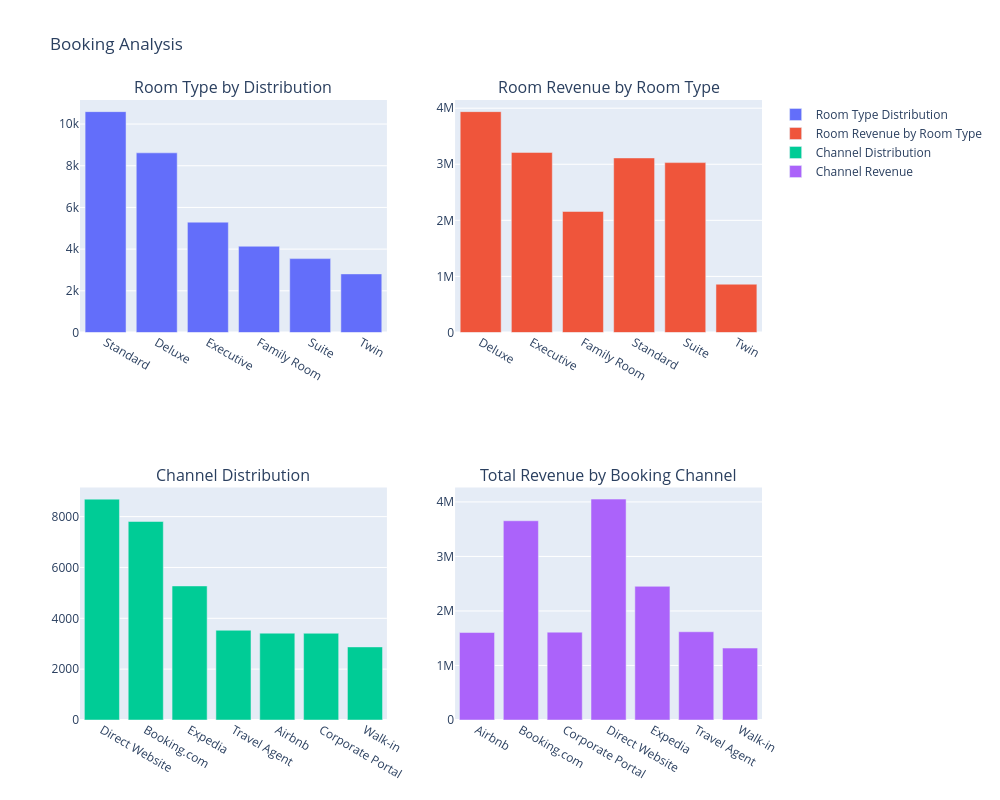

Notebook cell for this chart:
### Code cell
### ROOM TYPE DISTRIBUTION
room_type = booking_detail['room_type'].value_counts().reset_index()
room_type.columns = ['room_type', 'count']
room_type

### ROOM REVENUE BY ROOM TYPE
room_revenue = booking_detail.groupby('room_type')['total_amount'].sum().reset_index()
room_revenue.columns = ['room_type', 'total_revenue']

#### BOOKING CHANNEL DISTRIBUTION
channels = booking_detail['booking_channel'].value_counts().reset_index()
channels

#### BOOKING CHANNEL REVENUE
channel_revenue = booking_detail.groupby('booking_channel')['total_amount'].sum().reset_index()
channel_revenue

fig = make_subplots(rows=2, cols=2, subplot_titles=('Room Type by Distribution', 'Room Revenue by Room Type','Channel Distribution','Total Revenue by Booking Channel'))
fig.add_trace(go.Bar(x=room_type['room_type'], y=room_type['count'], name='Room Type Distribution'), row=1, col=1)
fig.add_trace(go.Bar(x=room_revenue['room_type'], y=room_revenue['total_revenue'], name='Room Revenue by Room Type'), row=1, col=2)
fig.add_trace(go.Bar(x=channels['booking_channel'], y=channels['count'], name='Channel Distribution'), row=2, col=1)
fig.add_trace(go.Bar(x=channel_revenue['booking_channel'], y=channel_revenue['total_amount'], name='Channel Revenue'), row=2, col=2)

fig.update_layout(title_text='Booking Analysis', height=800, width=1000)
fig.show()

### Figure 1 — Plotly figure (JSON) as saved in the notebook; plotly's stock layout.template omitted (floating-point values rounded to 4 significant figures)
{"data": [{"name": "Room Type Distribution", "type": "bar", "x": ["Standard", "Deluxe", "Executive", "Family Room", "Suite", "Twin"], "xaxis": "x", "y": [10596, 8619, 5293, 4137, 3544, 2811], "yaxis": "y"}, {"name": "Room Revenue by Room Type", "type": "bar", "x": ["Deluxe", "Executive", "Family Room", "Standard", "Suite", "Twin"], "xaxis": "x2", "y": [3939000.0, 3211000.0, 2158000.0, 3113000.0, 3030000.0, 861100.0], "yaxis": "y2"}, {"name": "Channel Distribution", "type": "bar", "x": ["Direct Website", "Booking.com", "Expedia", "Travel Agent", "Airbnb", "Corporate Portal", "Walk-in"], "xaxis": "x3", "y": [8688, 7808, 5273, 3529, 3416, 3411, 2875], "yaxis": "y3"}, {"name": "Channel Revenue", "type": "bar", "x": ["Airbnb", "Booking.com", "Corporate Portal", "Direct Website", "Expedia", "Travel Agent", "Walk-in"], "xaxis": "x4", "y": [1605000.0, 3654000.0, 1611396, 4051000.0, 2452000.0, 1619000.0, 1319000.0], "yaxis": "y4"}], "layout": {"annotations": [{"font": {"size": 16}, "showarrow": false, "text": "Room Type by Distribution", "x": 0.225, "xanchor": "center", "xref": "paper", "y": 1, "yanchor": "bottom", "yref": "paper"}, {"font": {"size": 16}, "showarrow": false, "text": "Room Revenue by Room Type", "x": 0.775, "xanchor": "center", "xref": "paper", "y": 1, "yanchor": "bottom", "yref": "paper"}, {"font": {"size": 16}, "showarrow": false, "text": "Channel Distribution", "x": 0.225, "xanchor": "center", "xref": "paper", "y": 0.375, "yanchor": "bottom", "yref": "paper"}, {"font": {"size": 16}, "showarrow": false, "text": "Total Revenue by Booking Channel", "x": 0.775, "xanchor": "center", "xref": "paper", "y": 0.375, "yanchor": "bottom", "yref": "paper"}], "height": 800, "title": {"text": "Booking Analysis"}, "width": 1000, "xaxis": {"anchor": "y", "domain": [0, 0.45]}, "xaxis2": {"anchor": "y2", "domain": [0.55, 1]}, "xaxis3": {"anchor": "y3", "domain": [0, 0.45]}, "xaxis4": {"anchor": "y4", "domain": [0.55, 1]}, "yaxis": {"anchor": "x", "domain": [0.625, 1]}, "yaxis2": {"anchor": "x2", "domain": [0.625, 1]}, "yaxis3": {"anchor": "x3", "domain": [0, 0.375]}, "yaxis4": {"anchor": "x4", "domain": [0, 0.375]}}}
